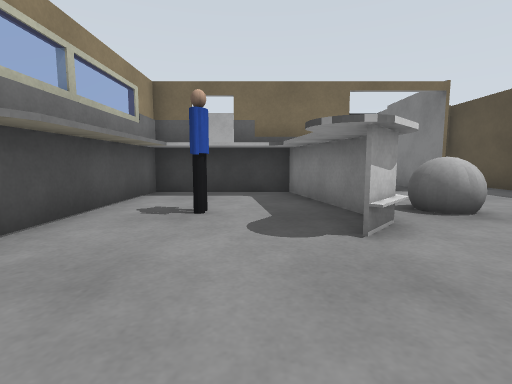
View 1 (above)

15 first-person views from a walk through a Gazebo world. The camera is 0.72 m above the floor, tilts 6° down and sees 85° across. The floor is counted in squares, 1 m on a side. Each view is taken from the middle of a square. On the plan, view 1 faces up. The plan holds only what a view shows up to about 10 squares ahead; the rest is blank. Simple patterns stand in for the simulator's built-in surfaces. Simple shapes stand in for some stock models. Surface patterns are stand-ins for the level's own textures.

View 2
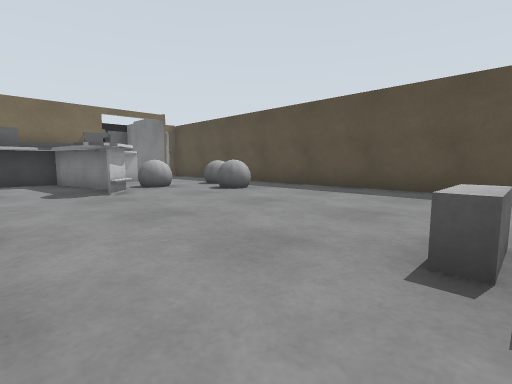

View 3
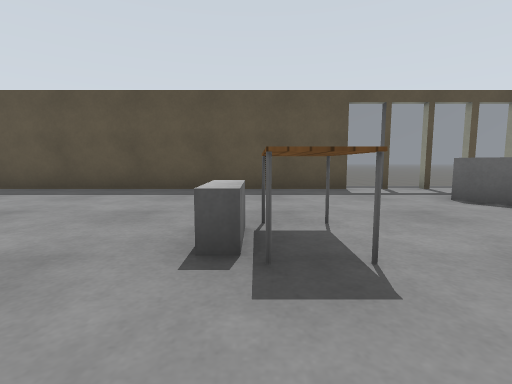

View 4
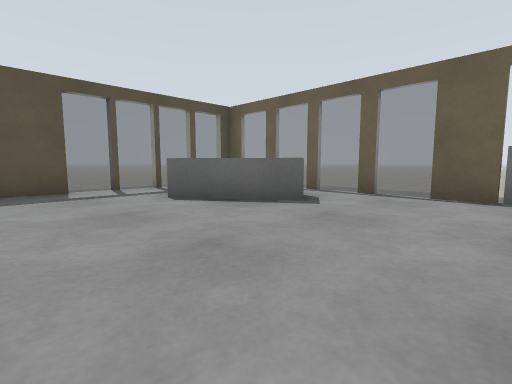

View 5
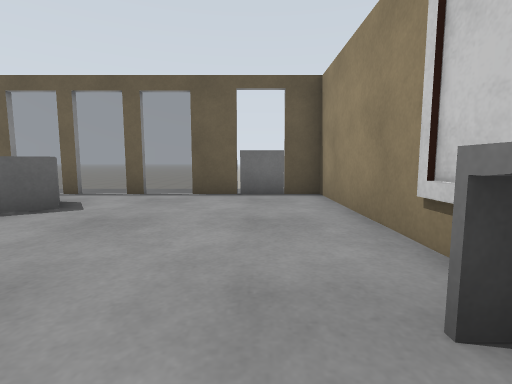

View 6
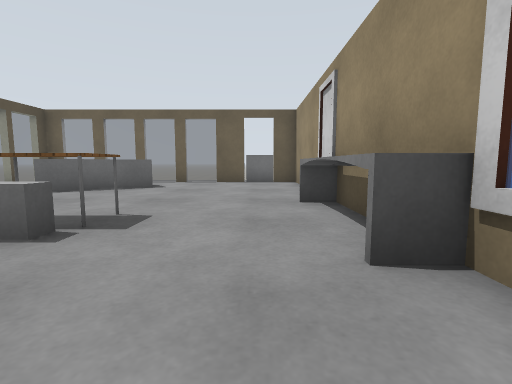

View 7
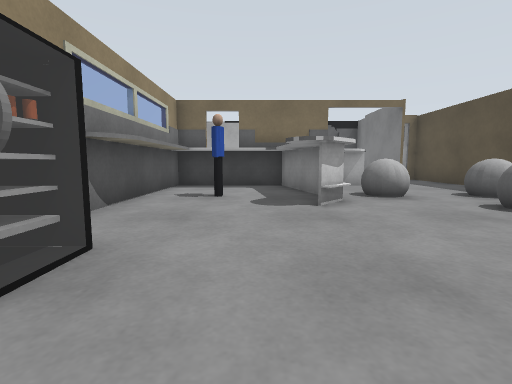

View 8
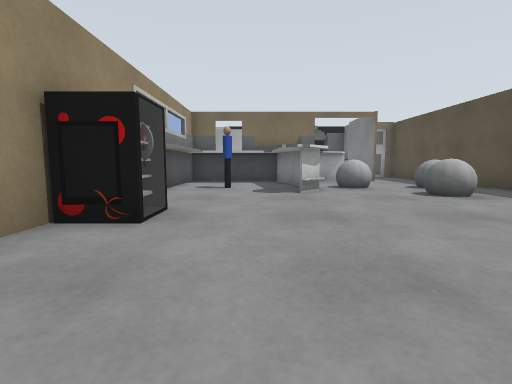

View 9
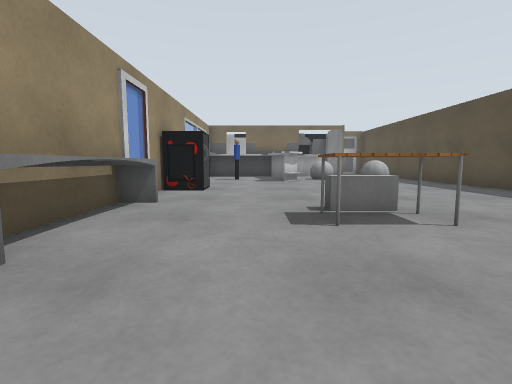

View 10
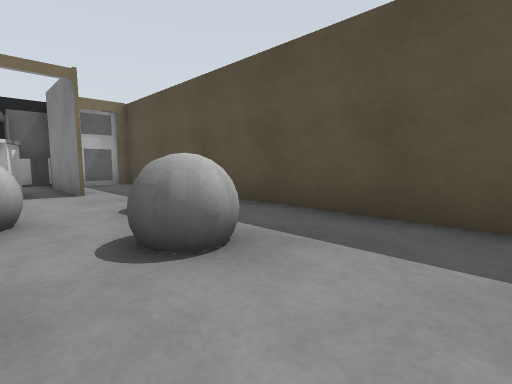

View 11
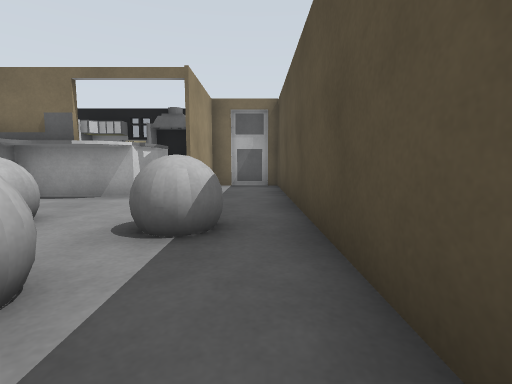

View 12
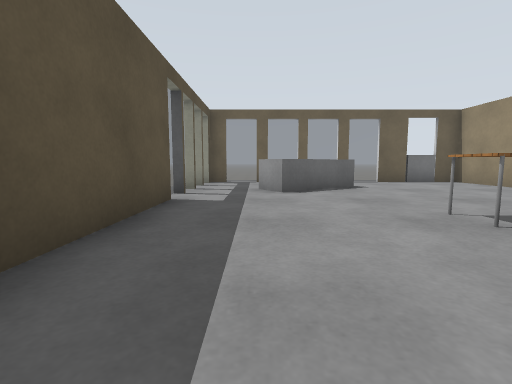

View 13
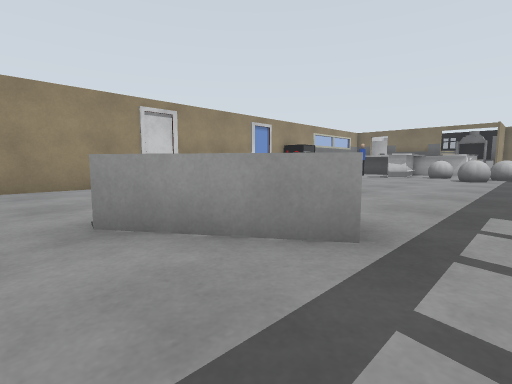

View 14
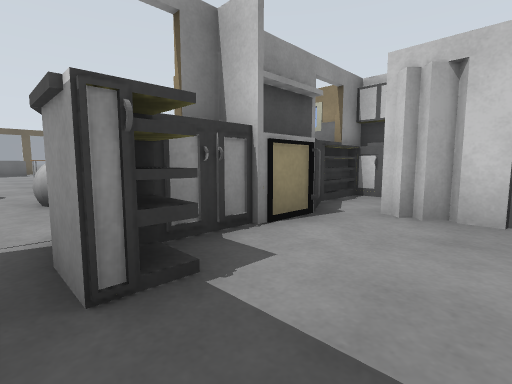

View 15
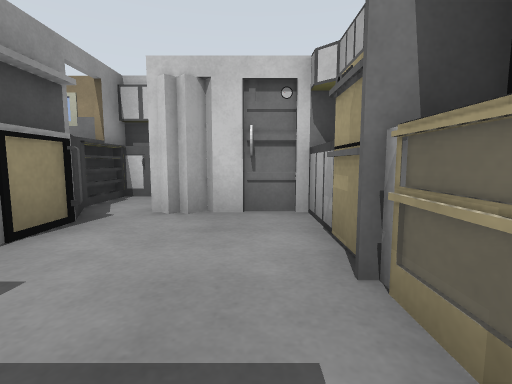

### Floor plan
Key: @ floor where view 1 was taken; # wall or solid block; . floor; = window, fence, low wall or low ledge; P person; B grey ball; G grey box; T table.
Columns run from 3 left of view 1 to 7 right of it. Each row starts with its distance up from view 1.
 12     #####
 11    ###=##
 10    #....###
  9    #....#.#
  8    #=.#.#.#
  7   #####.#.#
  6  ####.....#
  5  #..#.....#
  4  #P.##B.B.#
  3 ##..##.B..#
  2 ##.....BB.#
  1 #.........#
  0 #=.@......#
 -1 #.........#
 -2 =.........#
 -3 ##........#
 -4 ##..GG....#
 -5 ##..TT....#
 -6 ##........#
 -7 #.........=
 -8 #......G..=
 -9 #....GGGG.=
-10 #.....G...=
-11 #.........#
-12  GG#======

Where each view was taken, in squares from view 1:
view 1: 0 up, 0 right, facing up
view 2: 4 down, 1 left, facing up-right
view 3: 4 down, 1 left, facing right
view 4: 5 down, 1 left, facing down-right
view 5: 5 down, 1 left, facing down
view 6: 1 down, 1 left, facing down
view 7: 2 down, 0 right, facing up
view 8: 4 down, 0 right, facing up
view 9: 8 down, 0 right, facing up
view 10: 0 up, 3 right, facing up-right
view 11: 1 up, 6 right, facing up
view 12: 1 down, 5 right, facing down
view 13: 11 down, 6 right, facing up-left
view 14: 10 up, 4 right, facing down-left
view 15: 10 up, 4 right, facing left
